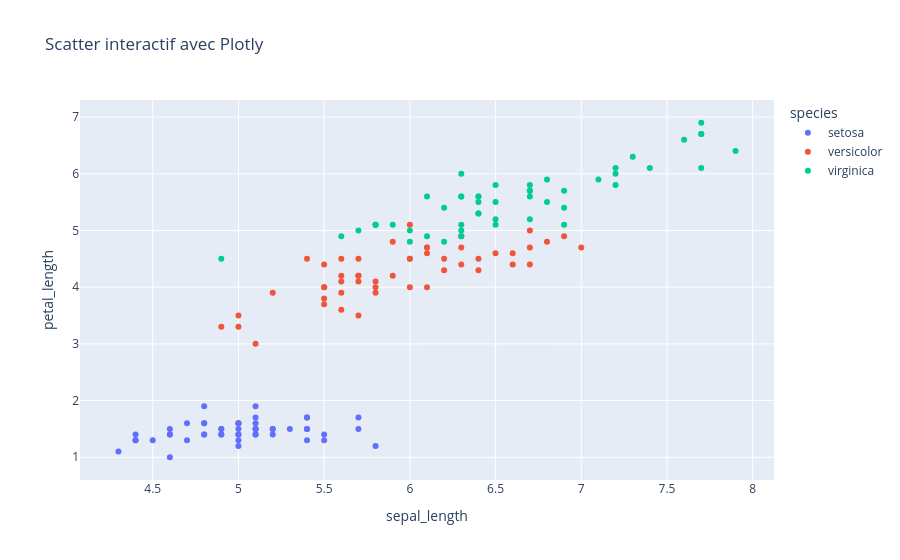

Source (notebook cell):
### Markdown cell above
Les visualisations montrent une forte corrélation entre certaines variables,
notamment entre la longueur des pétales et celle des sépales.

### Code cell
fig = px.scatter(
    df,
    x="sepal_length",
    y="petal_length",
    color="species",
    title="Scatter interactif avec Plotly"
)
fig.show()

### Figure 1 — Plotly figure (JSON) as saved in the notebook; plotly's stock layout.template omitted (floating-point values rounded to 4 significant figures)
{"data": [{"hovertemplate": "species=setosa<br>sepal_length=%{x}<br>petal_length=%{y}<extra></extra>", "legendgroup": "setosa", "marker": {"color": "#636efa", "symbol": "circle"}, "mode": "markers", "name": "setosa", "orientation": "v", "showlegend": true, "type": "scatter", "x": [5.1, 4.9, 4.7, 4.6, 5, 5.4, 4.6, 5, 4.4, 4.9, 5.4, 4.8, 4.8, 4.3, 5.8, 5.7, 5.4, 5.1, 5.7, 5.1, 5.4, 5.1, 4.6, 5.1, 4.8, 5, 5, 5.2, 5.2, 4.7, 4.8, 5.4, 5.2, 5.5, 4.9, 5, 5.5, 4.9, 4.4, 5.1, 5, 4.5, 4.4, 5, 5.1, 4.8, 5.1, 4.6, 5.3, 5], "xaxis": "x", "y": [1.4, 1.4, 1.3, 1.5, 1.4, 1.7, 1.4, 1.5, 1.4, 1.5, 1.5, 1.6, 1.4, 1.1, 1.2, 1.5, 1.3, 1.4, 1.7, 1.5, 1.7, 1.5, 1, 1.7, 1.9, 1.6, 1.6, 1.5, 1.4, 1.6, 1.6, 1.5, 1.5, 1.4, 1.5, 1.2, 1.3, 1.4, 1.3, 1.5, 1.3, 1.3, 1.3, 1.6, 1.9, 1.4, 1.6, 1.4, 1.5, 1.4], "yaxis": "y"}, {"hovertemplate": "species=versicolor<br>sepal_length=%{x}<br>petal_length=%{y}<extra></extra>", "legendgroup": "versicolor", "marker": {"color": "#EF553B", "symbol": "circle"}, "mode": "markers", "name": "versicolor", "orientation": "v", "showlegend": true, "type": "scatter", "x": [7, 6.4, 6.9, 5.5, 6.5, 5.7, 6.3, 4.9, 6.6, 5.2, 5, 5.9, 6, 6.1, 5.6, 6.7, 5.6, 5.8, 6.2, 5.6, 5.9, 6.1, 6.3, 6.1, 6.4, 6.6, 6.8, 6.7, 6, 5.7, 5.5, 5.5, 5.8, 6, 5.4, 6, 6.7, 6.3, 5.6, 5.5, 5.5, 6.1, 5.8, 5, 5.6, 5.7, 5.7, 6.2, 5.1, 5.7], "xaxis": "x", "y": [4.7, 4.5, 4.9, 4, 4.6, 4.5, 4.7, 3.3, 4.6, 3.9, 3.5, 4.2, 4, 4.7, 3.6, 4.4, 4.5, 4.1, 4.5, 3.9, 4.8, 4, 4.9, 4.7, 4.3, 4.4, 4.8, 5, 4.5, 3.5, 3.8, 3.7, 3.9, 5.1, 4.5, 4.5, 4.7, 4.4, 4.1, 4, 4.4, 4.6, 4, 3.3, 4.2, 4.2, 4.2, 4.3, 3, 4.1], "yaxis": "y"}, {"hovertemplate": "species=virginica<br>sepal_length=%{x}<br>petal_length=%{y}<extra></extra>", "legendgroup": "virginica", "marker": {"color": "#00cc96", "symbol": "circle"}, "mode": "markers", "name": "virginica", "orientation": "v", "showlegend": true, "type": "scatter", "x": [6.3, 5.8, 7.1, 6.3, 6.5, 7.6, 4.9, 7.3, 6.7, 7.2, 6.5, 6.4, 6.8, 5.7, 5.8, 6.4, 6.5, 7.7, 7.7, 6, 6.9, 5.6, 7.7, 6.3, 6.7, 7.2, 6.2, 6.1, 6.4, 7.2, 7.4, 7.9, 6.4, 6.3, 6.1, 7.7, 6.3, 6.4, 6, 6.9, 6.7, 6.9, 5.8, 6.8, 6.7, 6.7, 6.3, 6.5, 6.2, 5.9], "xaxis": "x", "y": [6, 5.1, 5.9, 5.6, 5.8, 6.6, 4.5, 6.3, 5.8, 6.1, 5.1, 5.3, 5.5, 5, 5.1, 5.3, 5.5, 6.7, 6.9, 5, 5.7, 4.9, 6.7, 4.9, 5.7, 6, 4.8, 4.9, 5.6, 5.8, 6.1, 6.4, 5.6, 5.1, 5.6, 6.1, 5.6, 5.5, 4.8, 5.4, 5.6, 5.1, 5.1, 5.9, 5.7, 5.2, 5, 5.2, 5.4, 5.1], "yaxis": "y"}], "layout": {"autosize": true, "legend": {"title": {"text": "species"}, "tracegroupgap": 0}, "title": {"text": "Scatter interactif avec Plotly"}, "xaxis": {"anchor": "y", "autorange": true, "domain": [0, 1], "range": [4.081, 8.119], "title": {"text": "sepal_length"}, "type": "linear"}, "yaxis": {"anchor": "x", "autorange": true, "domain": [0, 1], "range": [0.5131, 7.387], "title": {"text": "petal_length"}, "type": "linear"}}}
